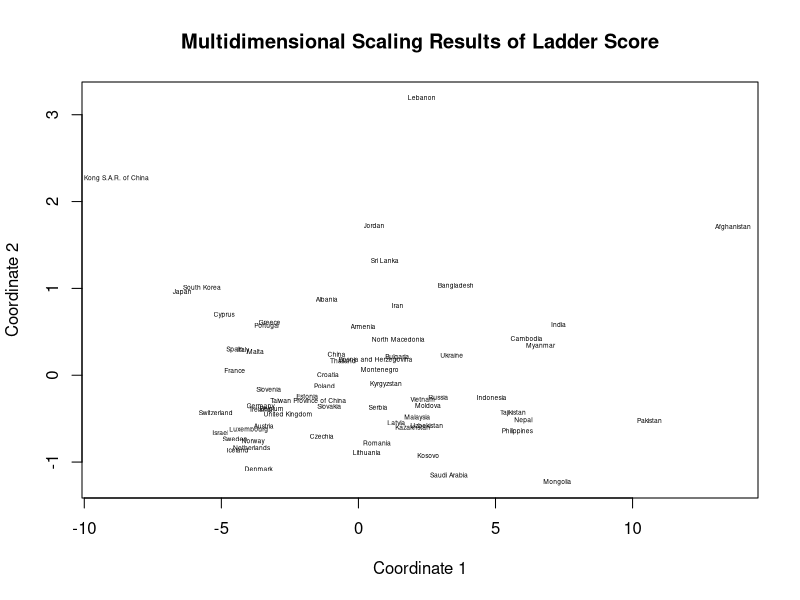
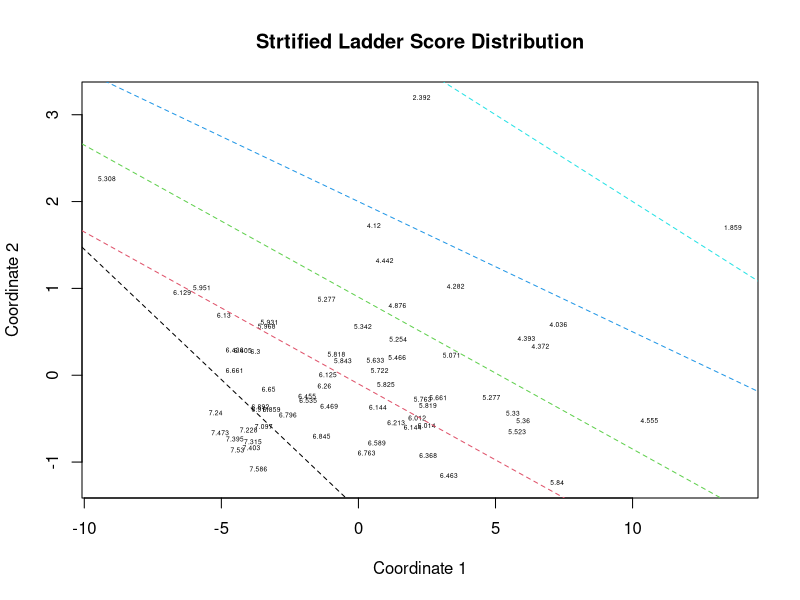

R code for these plots, in order: (Note: this script raises an error after producing the figures.)
## ---- chunk 1
setwd("C:/Users/Luyuan Wang/Documents/R")
H_index <- read.csv("WHR2023.csv")

row.names(H_index) <- H_index[,1]

# omit rows with NA
new_H_index <- na.omit(H_index)
## ---- chunk 2
# read the Asian and European country list and select from the H_index data frame
setwd("C:/Users/Luyuan Wang/Documents/R")
asia_euro <- read.csv("asia_euro.csv")
c_list <- asia_euro[,1]
c_list <- c_list[duplicated(c_list)==FALSE]
# row.names(H_index) <- H_index[,1]
new_H_index <- H_index[c_list, ]

# the index for Asia
asia <- read.csv("asia.csv")
a_list <- asia[,1]
a_list <- a_list[duplicated(a_list)==FALSE]
a_H_index <- new_H_index[a_list, ]

# the index for Europe
eu <- read.csv("europe.csv")
eu_list <- eu[,1]
eu_list <- eu_list[duplicated(eu_list)==FALSE]
eu_H_index <- new_H_index[eu_list, ]
## ---- chunk 3
new_H_index <- na.omit(new_H_index)
config_x <- new_H_index[, 2:8]
config_x <- na.omit(config_x)
## ---- chunk 4
# as distance object
dist_H <- dist(config_x[, 2:7], method="euclidean")

# perform mds
fit_H <- cmdscale(dist_H, eig=TRUE, k=2)

# criteria of judging the number of dimensions at: https://onlinelibrary.wiley.com/doi/epdf/10.1002/bimj.4710240520?saml_referrer
eigs <- fit_H$eig
print(sum((eigs[1:2])^2)/sum((eigs)^2))  # 0.999996

#extract (x, y) coordinates of multidimensional scaling
x <- fit_H$points[,1]
y <- fit_H$points[,2]
## ---- chunk 5
#create scatter plot
plot(x, y, xlab="Coordinate 1", ylab="Coordinate 2",
     main="Multidimensional Scaling Results of Ladder Score", type="n")

#add row names of data frame as labels
text(x, y, labels=row.names(config_x), cex=0.4)

#create scatter plot using ladder score
plot(x, y, xlab="Coordinate 1", ylab="Coordinate 2",
     main="Strtified Ladder Score Distribution", type="n")
text(x, y, labels=new_H_index[, "Ladder.score"], cex=0.4)

# borders
abline(a=-1.55, b=-3/10, lty=2, col=1)
abline(a=-0.1, b=-7/40, lty=2, col=2)
abline(a=0.9, b=-7/40, lty=2, col=3)
abline(a=2, b=-3/20, lty=2, col=4)
abline(a=4, b=-1/5, lty=2, col=5)
## ---- chunk 6
# in terms of closeness, hand-pick
## ---- chunk 7

library("ggplot2")

# construct dataframe for ggplot
l_score <- as.data.frame(cbind(new_H_index[,1], config_x[,"Ladder.score"]))
colnames(l_score) <- c("Country.name", "Ladder.score")

g_1 <- group(x_cor=c(-5, -1.5), y_cor=c(-0.5, -0.35), x, y)
g1_p <- ggplot(data = l_score[g_1, ], aes(x = Country.name, y = Ladder.score)) +
  geom_bar(stat = "identity", fill = "steelblue") +
  geom_text(aes(label = Ladder.score), vjust=1.6, 
            color="black", size=2.5)

# Horizontal bar plot
g1_p + coord_flip()

# europe
g_2 <- group(x_cor=c(-1, 1), y_cor=c(0.3, 0.5), x, y)
g2_p <- ggplot(data = l_score[g_1, ], aes(x = Country.name, y = Ladder.score)) +
  geom_bar(stat = "identity", fill = "steelblue") +
  geom_text(aes(label = Ladder.score), vjust=1.6, 
            color="black", size=2.5)

# Horizontal bar plot
g2_p + coord_flip()


g_3 <- group(x_cor=c(-3, 0), y_cor=c(-0.1, 0.05), x, y)
g3_p <- ggplot(data = l_score[g_1, ], aes(x = Country.name, y = Ladder.score)) +
  geom_bar(stat = "identity", fill = "steelblue") +
  geom_text(aes(label = Ladder.score), vjust=1.6, 
            color="black", size=2.5)

# Horizontal bar plot
g3_p + coord_flip()

## ---- chunk 8

avr_a <- round(mean(a_H_index[,"Ladder.score"], na.rm=TRUE), 2) 
avr_eu <- round(mean(eu_H_index[,"Ladder.score"]), 2)

barplot(c(avr_a, avr_eu), names.arg=c("Asia","Europe"), col="blue", xlab="Continent", ylab="Average Ladder Score", main="The average ladder score of Asia and Europe in 2023", ylim=c(0,7))
text(x=c(0.7,1.9), y=c(5.15,6.25), label=c(avr_a, avr_eu), pos = 3, cex = 0.8, col = "black")
## ---- chunk 9
group <- function(x_cor, y_cor, x, y){
  x_index <- c()
  index_vec <- c()
  for (i in 1:length(x)) {
    if(x[i] > x_cor[1] & x[i] < x_cor[2]){
     x_index <- append(x_index, i)
    }
  }
  for (i in x_index){
    if(y[i] > y_cor[1] & y[i] < y_cor[2]){
      index_vec <- append(index_vec, i)
    }
  }
  return(index_vec)
}
## ---- chunk 10

# g_1
abline(v=-5, lty=2, col=3)
abline(v=-1.5, lty=2, col=3)
abline(h=-0.5, lty=2, col=3)
abline(h=-0.35, lty=2, col=3)

# g_2
abline(v=-1, lty=2, col=2)
abline(v=1, lty=2, col=2)
abline(h=0.3, lty=2, col=2)
abline(h=0.5, lty=2, col=2)

# g_3
abline(v=-3, lty=2, col=4)
abline(v=0, lty=2, col=4)
abline(h=-0.1, lty=2, col=4)
abline(h=0.05, lty=2, col=4)
## ---- chunk 11
# omit rows with NA
new_H_index <- na.omit(new_H_index)

# delete the row of Palestine
# H_index <- H_index[-c(H_index[,1]=='State of Palestine'),]
## ---- chunk 12
eigs <- fit_H$eig
plot(1:length(eigs), log(abs(eigs)))
points(1:37, log(abs(eigs[1:37])), col=1)
points(38: length(eigs), log(abs(eigs[38:length(eigs)])), col=4)
